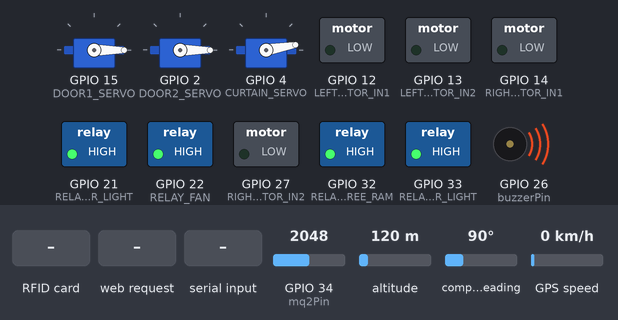
A sketch run on a simulated ESP32. On the bench: 3 × servo, switched loads named in the sketch (green lamp = pin HIGH), buzzer (waves = sounding, pin HIGH). The inputs (shaded band) are chosen by the test bench; at power-on: GPIO 34 (mq2Pin) = 2048, altitude 120 m, compass heading 90°, GPS speed 0 km/h. WiFi joins after 1.5 s; servers stay silent unless stated; the GPS gets a fix after 3 s at 37.7749, -122.4194 with 8 satellites; what the sketch prints to the serial monitor is not drawn.

Above: at 1.2 s.
1.3 s: RFID card C7 31 7B 05 held to the reader
At 1.68 s:
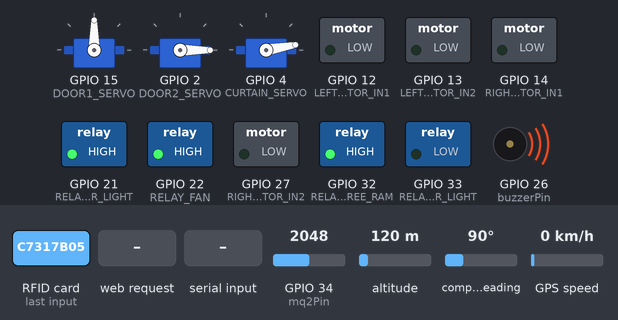
4.8 s: HTTP request GET /jai received
At 5.37 s:
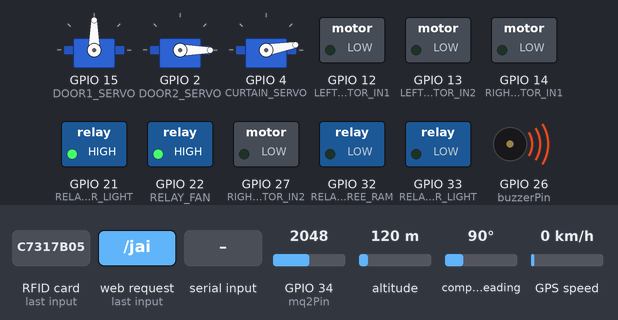
8.3 s: "OPEN\n" received over Serial
At 10.13 s:
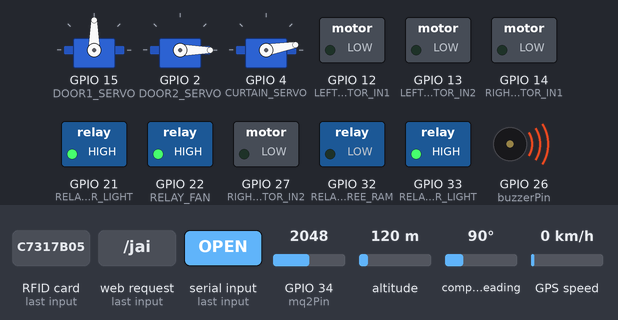
11.8 s: HTTP request GET /fan received
At 12.21 s:
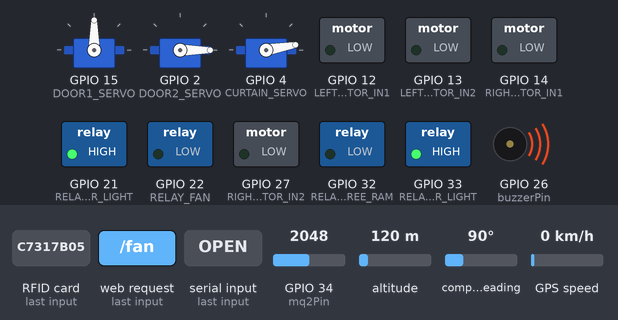
15.3 s: "CLOSE\n" received over Serial
At 15.85 s:
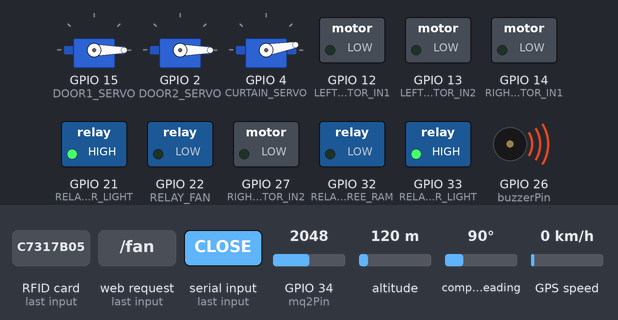
18.8 s: HTTP request GET /lower received
At 18.97 s:
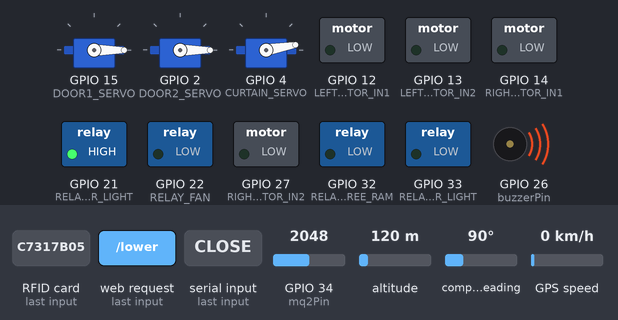
Timing chart, 0 to 23.3 s (numbered marks = the images above; inputs shaded):
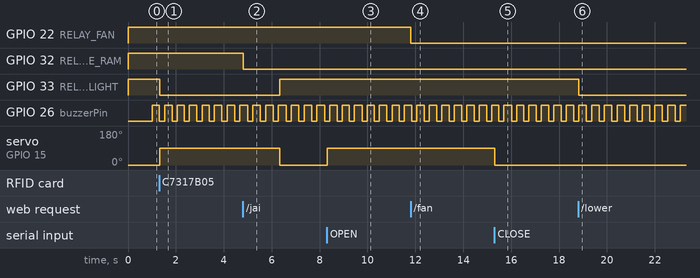

The sketch:

HydraSmartHome.ino
```cpp
/*************************************************************
 🏠 Smart Hydra Home + RFID + GPS + Alexa (Sinric Pro) + MQ2 Gas Alert + Face Recognition Door
 *************************************************************/

#include "src/Config/Config.h"
#include "src/Relay/RelayModule.h"
#include "src/Servo/ServoModule.h"
#include "src/Motor/MotorModule.h"
#include "src/RFID/RFIDModule.h"
#include "src/GPS/GPSModule.h"
#include "src/Gas/GasModule.h"
#include "src/Web/WebModule.h"
#include "src/Sinric/SinricModule.h"
#include "src/FaceRecog/FaceRecogModule.h"
#include <WiFi.h>

const unsigned long WIFI_RECONNECT_INTERVAL = 5000;
unsigned long lastWiFiReconnectAttempt = 0;

const unsigned long IP_PRINT_INTERVAL = 10000;
unsigned long lastIPPrintMillis = 0;

void printIPContinuously() {
  unsigned long now = millis();
  if (WiFi.status() == WL_CONNECTED && (now - lastIPPrintMillis >= IP_PRINT_INTERVAL)) {
    lastIPPrintMillis = now;
    Serial.print("🌐 Current IP Address: ");
    Serial.println(WiFi.localIP());
  }
}

void setup() {
  Serial.begin(115200);
  Serial.println("\nSmart Hydra Home Booting...");

  initRelays();
  initServos();
  initMotors();
  initRFID();
  Serial.println("RFID Ready...");

  initGPS();
  Serial.println("📡 GPS Initialized...");

  initGasSensor();
  Serial.println("MQ2 Gas Sensor Ready...");

  WiFi.mode(WIFI_STA);
  WiFi.begin(ssid, password);
  WiFi.setAutoReconnect(true);
  WiFi.persistent(true);
  Serial.print("Connecting to WiFi (non-blocking) ...");

  initSinricPro();
  initWebServer();
  Serial.println("Web Server Running...");
}

void loop() {
  handleClient();
  handleSinricPro();

  unsigned long now = millis();
  if (WiFi.status() != WL_CONNECTED) {
    if (now - lastWiFiReconnectAttempt >= WIFI_RECONNECT_INTERVAL) {
      lastWiFiReconnectAttempt = now;
      Serial.println("WiFi disconnected! Attempting reconnect...");
      WiFi.reconnect();
    }
  }

  printIPContinuously();

  handleRFID();
  updateGPS();
  updateGasSensor();
  updateBuzzerState();
  handleFaceRecognitionSerial();

  yield();
}
```

FaceRecogModule.cpp
```cpp
#include "FaceRecogModule.h"
#include "../Servo/ServoModule.h"

void handleFaceRecognitionSerial() {
  if (Serial.available()) {
    String command = Serial.readStringUntil('\n');
    command.trim();

    if (command == "OPEN") {
      lastDoorAccessMessage = "Face Recognized: Opening Main Door";
      lastAccessUID = "Face Recognition";
      lastAccessColor = "#17A2B8";

      openMainDoor();
    } else if (command == "CLOSE") {
      lastDoorAccessMessage = "Face Session Ended: Closing Main Door";
      lastAccessUID = "Face Recognition";
      lastAccessColor = "#6C757D";

      closeMainDoor();
    }
  }
}
```

FaceRecogModule.h
```cpp
#ifndef FACE_RECOG_MODULE_H
#define FACE_RECOG_MODULE_H

#include "../Config/Config.h"

void handleFaceRecognitionSerial();

#endif
```

GPSModule.cpp
```cpp
#include "GPSModule.h"

TinyGPSPlus gps;
HardwareSerial gpsSerial(1);

void initGPS() {
  gpsSerial.begin(9600, SERIAL_8N1, 16, 17);
}

void updateGPS() {
  while (gpsSerial.available() > 0) {
    gps.encode(gpsSerial.read());
    if (gps.location.isUpdated()) {
      latitude = gps.location.lat();
      longitude = gps.location.lng();
    }
  }
}
```

GPSModule.h
```cpp
#ifndef GPS_MODULE_H
#define GPS_MODULE_H

#include "../Config/Config.h"
#include <TinyGPS++.h>
#include <HardwareSerial.h>

void initGPS();
void updateGPS();

#endif
```

GasModule.cpp
```cpp
#include "GasModule.h"

unsigned long lastMq2ReadMillis = 0;
unsigned long buzzerStartMillis = 0;
const unsigned long BUZZER_ON_DURATION = 300;
const unsigned long BUZZER_OFF_DURATION = 200;
unsigned long lastBuzzerToggle = 0;
bool buzzerOnState = false;

const unsigned long MOD_WARN_BUZZ_DURATION = 100;
const unsigned long MOD_WARN_PAUSE = 200;
unsigned long modWarnStart = 0;
unsigned long lastModWarnToggle = 0;
bool modWarnState = false;

void initGasSensor() {
  pinMode(buzzerPin, OUTPUT);
  digitalWrite(buzzerPin, LOW);
}

void updateBuzzerState() {
  unsigned long now = millis();

  if (buzzerActive) {
    if (now - lastBuzzerToggle >= (buzzerOnState ? BUZZER_ON_DURATION : BUZZER_OFF_DURATION)) {
      buzzerOnState = !buzzerOnState;
      lastBuzzerToggle = now;
      digitalWrite(buzzerPin, buzzerOnState ? HIGH : LOW);
    }
  } else if (modWarnActive) {
    if (now - lastModWarnToggle >= (modWarnState ? MOD_WARN_BUZZ_DURATION : MOD_WARN_PAUSE)) {
      modWarnState = !modWarnState;
      lastModWarnToggle = now;
      digitalWrite(buzzerPin, modWarnState ? HIGH : LOW);
    }
  } else {
    digitalWrite(buzzerPin, LOW);
    buzzerOnState = false;
    modWarnState = false;
  }
}

void updateGasSensor() {
  unsigned long now = millis();
  if (now - lastMq2ReadMillis >= MQ2_READ_INTERVAL) {
    lastMq2ReadMillis = now;

    int sensorValue = analogRead(mq2Pin);
    float voltage = sensorValue * (3.3 / 4095.0);
    float gasLevel = map(sensorValue, 0, 4095, 0, 100);

    currentSensorValue = sensorValue;
    currentVoltage = voltage;
    currentGasLevelPercent = gasLevel;

    if (sensorValue > gasThreshold) {
      buzzerActive = true;
      modWarnActive = false;
    } else if (sensorValue > 1450) {
      modWarnActive = true;
      buzzerActive = false;
    } else {
      buzzerActive = false;
      modWarnActive = false;
      digitalWrite(buzzerPin, LOW);
    }
  }
}
```

GasModule.h
```cpp
#ifndef GAS_MODULE_H
#define GAS_MODULE_H

#include "../Config/Config.h"

void initGasSensor();
void updateGasSensor();
void updateBuzzerState();

#endif
```

MotorModule.cpp
```cpp
#include "MotorModule.h"

void initMotors() {
  pinMode(LEFT_MOTOR_IN1, OUTPUT);
  pinMode(LEFT_MOTOR_IN2, OUTPUT);
  pinMode(RIGHT_MOTOR_IN1, OUTPUT);
  pinMode(RIGHT_MOTOR_IN2, OUTPUT);
  stopMotors();
}

void moveForward() {
  digitalWrite(LEFT_MOTOR_IN1, HIGH);
  digitalWrite(LEFT_MOTOR_IN2, LOW);
  digitalWrite(RIGHT_MOTOR_IN1, HIGH);
  digitalWrite(RIGHT_MOTOR_IN2, LOW);
}

void moveBackward() {
  digitalWrite(LEFT_MOTOR_IN1, LOW);
  digitalWrite(LEFT_MOTOR_IN2, HIGH);
  digitalWrite(RIGHT_MOTOR_IN1, LOW);
  digitalWrite(RIGHT_MOTOR_IN2, HIGH);
}

void turnLeft() {
  digitalWrite(LEFT_MOTOR_IN1, LOW);
  digitalWrite(LEFT_MOTOR_IN2, HIGH);
  digitalWrite(RIGHT_MOTOR_IN1, HIGH);
  digitalWrite(RIGHT_MOTOR_IN2, LOW);
}

void turnRight() {
  digitalWrite(LEFT_MOTOR_IN1, HIGH);
  digitalWrite(LEFT_MOTOR_IN2, LOW);
  digitalWrite(RIGHT_MOTOR_IN1, LOW);
  digitalWrite(RIGHT_MOTOR_IN2, HIGH);
}

void stopMotors() {
  digitalWrite(LEFT_MOTOR_IN1, LOW);
  digitalWrite(LEFT_MOTOR_IN2, LOW);
  digitalWrite(RIGHT_MOTOR_IN1, LOW);
  digitalWrite(RIGHT_MOTOR_IN2, LOW);
}
```

MotorModule.h
```cpp
#ifndef MOTOR_MODULE_H
#define MOTOR_MODULE_H

#include "../Config/Config.h"

void initMotors();
void moveForward();
void moveBackward();
void turnLeft();
void turnRight();
void stopMotors();

#endif
```

RFIDModule.cpp
```cpp
#include "RFIDModule.h"
#include "../Servo/ServoModule.h"
#include "../Relay/RelayModule.h"

MFRC522 mfrc522(SS_PIN, RST_PIN);

void initRFID() {
  SPI.begin(18, 19, 23, SS_PIN);
  mfrc522.PCD_Init();
}

void handleRFID() {
  if (mfrc522.PICC_IsNewCardPresent() && mfrc522.PICC_ReadCardSerial()) {
    String scannedUID = "";
    for (byte i = 0; i < mfrc522.uid.size; i++) {
      scannedUID += String(mfrc522.uid.uidByte[i], HEX);
    }

    bool auth = true;
    for (byte i = 0; i < 4; i++) {
      if (mfrc522.uid.uidByte[i] != allowedUID[i]) {
        auth = false;
        break;
      }
    }

    if (auth) {
      lastDoorAccessMessage = "Authorized Card Access: Main Door Open & Lower Floor Light ON";
      lastAccessUID = scannedUID;
      lastAccessColor = "#28A745";

      openMainDoor();
      setRelayState(2, RELAY_LOWER_LIGHT, true);
      door1OpenByRFID = true;
      door1OpenUntil = millis() + DOOR1_OPEN_MS;
    } else {
      lastDoorAccessMessage = " Unauthorized Card Access: Denied!";
      lastAccessUID = scannedUID;
      lastAccessColor = "#DC3545";
    }

    mfrc522.PICC_HaltA();
    mfrc522.PCD_StopCrypto1();
  }

  if (door1OpenByRFID && millis() > door1OpenUntil) {
    closeMainDoor();
    door1OpenByRFID = false;
    setRelayState(2, RELAY_LOWER_LIGHT, false);

    lastDoorAccessMessage = "🔒 Auto-Close: Door 1 Closed & Light OFF";
    lastAccessUID = "System Timer";
    lastAccessColor = "#6C757D";
  }
}
```

RFIDModule.h
```cpp
#ifndef RFID_MODULE_H
#define RFID_MODULE_H

#include "../Config/Config.h"
#include <SPI.h>
#include <MFRC522.h>

void initRFID();
void handleRFID();

#endif
```

RelayModule.cpp
```cpp
#include "RelayModule.h"

void initRelays() {
  pinMode(RELAY_JAI_SHREE_RAM, OUTPUT);
  pinMode(RELAY_FAN, OUTPUT);
  pinMode(RELAY_LOWER_LIGHT, OUTPUT);
  pinMode(RELAY_UPPER_LIGHT, OUTPUT);

  digitalWrite(RELAY_JAI_SHREE_RAM, RELAY_OFF);
  digitalWrite(RELAY_FAN, RELAY_OFF);
  digitalWrite(RELAY_LOWER_LIGHT, RELAY_OFF);
  digitalWrite(RELAY_UPPER_LIGHT, RELAY_OFF);

  relayState[0] = false;
  relayState[1] = false;
  relayState[2] = false;
  relayState[3] = false;
}

void setRelayState(int index, int relayPin, bool state) {
  relayState[index] = state;
  digitalWrite(relayPin, state ? RELAY_ON : RELAY_OFF);
}

void toggleRelay(int index, int relayPin) {
  setRelayState(index, relayPin, !relayState[index]);
}
```

RelayModule.h
```cpp
#ifndef RELAY_MODULE_H
#define RELAY_MODULE_H

#include "../Config/Config.h"

void initRelays();
void setRelayState(int index, int relayPin, bool state);
void toggleRelay(int index, int relayPin);

#endif
```

ServoModule.cpp
```cpp
#include "ServoModule.h"

Servo door1;
Servo door2;
Servo curtain;

void initServos() {
  door1.attach(DOOR1_SERVO);
  door2.attach(DOOR2_SERVO);
  curtain.attach(CURTAIN_SERVO);
  door1.write(0);
  door2.write(0);
  curtain.write(10);
}

void toggleDoor1() {
  doorOpen[0] = !doorOpen[0];
  door1.write(doorOpen[0] ? 90 : 0);
}

void toggleDoor2() {
  doorOpen[1] = !doorOpen[1];
  door2.write(doorOpen[1] ? 90 : 0);
}

void toggleCurtain() {
  curtainOpen = !curtainOpen;
  curtain.write(curtainOpen ? 90 : 10);
}

void openMainDoor() {
  doorOpen[0] = true;
  door1.write(90);
}

void closeMainDoor() {
  doorOpen[0] = false;
  door1.write(0);
}
```

ServoModule.h
```cpp
#ifndef SERVO_MODULE_H
#define SERVO_MODULE_H

#include "../Config/Config.h"
#include <ESP32Servo.h>

void initServos();
void toggleDoor1();
void toggleDoor2();
void toggleCurtain();
void openMainDoor();
void closeMainDoor();

#endif
```

SinricModule.cpp
```cpp
#include "SinricModule.h"
#include "../Relay/RelayModule.h"

bool onPowerState(const String &deviceId, bool &state) {
  if (deviceId == SWITCH_ID_1) {
    setRelayState(0, RELAY_JAI_SHREE_RAM, state);
  } else if (deviceId == SWITCH_ID_2) {
    setRelayState(1, RELAY_FAN, state);
  } else if (deviceId == SWITCH_ID_3) {
    setRelayState(3, RELAY_UPPER_LIGHT, state);
  }
  return true;
}

void initSinricPro() {
  SinricProSwitch &sw1 = SinricPro[SWITCH_ID_1];
  SinricProSwitch &sw2 = SinricPro[SWITCH_ID_2];
  SinricProSwitch &sw3 = SinricPro[SWITCH_ID_3];

  sw1.onPowerState(onPowerState);
  sw2.onPowerState(onPowerState);
  sw3.onPowerState(onPowerState);

  SinricPro.onConnected([](){ Serial.println("Connected to Sinric Pro!"); });
  SinricPro.onDisconnected([](){ Serial.println("Disconnected from Sinric Pro!"); });

  SinricPro.begin(APP_KEY, APP_SECRET);
}

void handleSinricPro() {
  SinricPro.handle();
}
```

SinricModule.h
```cpp
#ifndef SINRIC_MODULE_H
#define SINRIC_MODULE_H

#include "../Config/Config.h"
#include <SinricPro.h>
#include <SinricProSwitch.h>

void initSinricPro();
void handleSinricPro();

#endif
```

WebModule.cpp
```cpp
#include "WebModule.h"
#include "../Relay/RelayModule.h"
#include "../Servo/ServoModule.h"
#include "../Motor/MotorModule.h"
#include <WiFi.h>

WebServer server(80);

void handleRoot() {
  String ip = WiFi.localIP().toString();
  String gasColor = (currentGasLevelPercent > 40.0) ? "#FF4500" : (currentGasLevelPercent > 20.0) ? "#FFA500" : "#32CD32";
  String gasStatus = (currentGasLevelPercent > 40.0) ? "DANGER" : (currentGasLevelPercent > 20.0) ? "Warning" : "Safe";

  String html = R"====(
  <html>
  <head>
  <title>Smart Hydra Home</title>
  <meta http-equiv="refresh" content="5">
  <style>
    body {background:linear-gradient(135deg,#1f1c2c,#928DAB);color:white;text-align:center;font-family:'Poppins',sans-serif;}
    h1{color:#FFD700;margin-top:15px;}
    .section{margin:20px auto;padding:20px;width:85%;background:rgba(255,255,255,0.1);border-radius:16px;box-shadow:0 4px 20px rgba(0,0,0,0.3);}
    button{background:rgba(255,255,255,0.1);border:2px solid #FFD700;color:white;padding:10px 25px;margin:8px;border-radius:10px;font-size:16px;cursor:pointer;transition:0.3s;}
    button:hover{background:#FFD700;color:#000;}
    #map{width:90%;height:400px;margin:auto;border-radius:12px;}
    .gas-level, .access-log {font-size: 20px; font-weight: bold; padding: 10px; border-radius: 8px; margin: 10px 0;}
    .access-log p {font-size: 16px; font-weight: normal; margin: 5px 0;}
  </style>
  <script src="https://maps.googleapis.com/maps/api/js?key==GOOGLEKEY=="></script>
  <script>
    function initMap(){
      var loc={lat:==LAT==,lng:==LNG==};
      var map=new google.maps.Map(document.getElementById('map'),{zoom:15,center:loc});
      new google.maps.Marker({position:loc,map:map,title:'Hydra Home'});
    }
  </script>
  </head>
  <body onload="initMap()">
    <h1> Smart Hydra Home + Alexa + RFID + GPS + MQ2 + Face Unlock</h1>
    <p>IP Address: <b>==IP==</b></p>

    <div class="section">
      <h2>Main Door Access Event</h2>
      <div class="access-log" style="background-color: ==ACCESS_COLOR==;">
        **==ACCESS_MESSAGE==**
        <p>Source ID: ==ACCESS_UID==</p>
      </div>
    </div>
    <div class="section">
      <h2>Gas Sensor Status (MQ2)</h2>
      <div class="gas-level" style="background-color: ==GAS_COLOR==;">
        Gas Level: **==GAS_LEVEL==%** (**==GAS_STATUS==**)
      </div>
      <p>Raw Analog: **==SENSOR_VALUE==** | Voltage: **==VOLTAGE== V**</p>
    </div>

    <div class="section">
      <h2>Lights & Fan (Manual Control)</h2>
      <button onclick="location.href='/jai'">Jai Shree Ram Light</button>
      <button onclick="location.href='/fan'">Lower Light</button>
      <button onclick="location.href='/lower'">Fan</button>
      <button onclick="location.href='/upper'">Upper Light</button>
    </div>

    <div class="section">
      <h2>Doors & Curtain</h2>
      <button onclick="location.href='/door1'">Main Door</button>
      <button onclick="location.href='/door2'">Balcony Door</button>
      <button onclick="location.href='/curtain'">Curtain</button>
    </div>

    <div class="section">
      <h2>Vehicle Control</h2>
      <button onclick="location.href='/forward'">Forward</button><br>
      <button onclick="location.href='/left'">Left</button>
      <button onclick="location.href='/stop'">Stop</button>
      <button onclick="location.href='/right'">Right</button><br>
      <button onclick="location.href='/backward'">Backward</button>
    </div>

    <div class="section">
      <h2>Live GPS Location</h2>
      <div id="map"></div>
    </div>
  </body></html>
  )====";

  html.replace("==GAS_LEVEL==", String(currentGasLevelPercent, 1));
  html.replace("==SENSOR_VALUE==", String(currentSensorValue));
  html.replace("==VOLTAGE==", String(currentVoltage, 2));
  html.replace("==GAS_COLOR==", gasColor);
  html.replace("==GAS_STATUS==", gasStatus);

  html.replace("==ACCESS_MESSAGE==", lastDoorAccessMessage);
  html.replace("==ACCESS_UID==", lastAccessUID);
  html.replace("==ACCESS_COLOR==", lastAccessColor);

  html.replace("==LAT==", String(latitude, 6));
  html.replace("==LNG==", String(longitude, 6));
  html.replace("==IP==", ip);
  html.replace("==GOOGLEKEY==", googleApiKey);

  server.send(200, "text/html", html);
}

void doRelay(int index, int pin) {
  toggleRelay(index, pin);
  server.sendHeader("Location", "/");
  server.send(303);
}

void doDoor1() {
  toggleDoor1();
  server.sendHeader("Location", "/");
  server.send(303);
}

void doDoor2() {
  toggleDoor2();
  server.sendHeader("Location", "/");
  server.send(303);
}

void doCurtain() {
  toggleCurtain();
  server.sendHeader("Location", "/");
  server.send(303);
}

void doMoveForward() { moveForward(); server.sendHeader("Location", "/"); server.send(303); }
void doMoveBackward() { moveBackward(); server.sendHeader("Location", "/"); server.send(303); }
void doTurnLeft() { turnLeft(); server.sendHeader("Location", "/"); server.send(303); }
void doTurnRight() { turnRight(); server.sendHeader("Location", "/"); server.send(303); }
void doStopMotors() { stopMotors(); server.sendHeader("Location", "/"); server.send(303); }

void initWebServer() {
  server.on("/", handleRoot);
  server.on("/jai", [](){ doRelay(0, RELAY_JAI_SHREE_RAM); });
  server.on("/fan", [](){ doRelay(1, RELAY_FAN); });
  server.on("/lower", [](){ doRelay(2, RELAY_LOWER_LIGHT); });
  server.on("/upper", [](){ doRelay(3, RELAY_UPPER_LIGHT); });

  server.on("/door1", doDoor1);
  server.on("/door2", doDoor2);
  server.on("/curtain", doCurtain);

  server.on("/forward", doMoveForward);
  server.on("/backward", doMoveBackward);
  server.on("/left", doTurnLeft);
  server.on("/right", doTurnRight);
  server.on("/stop", doStopMotors);

  server.begin();
}

void handleClient() {
  server.handleClient();
}
```

WebModule.h
```cpp
#ifndef WEB_MODULE_H
#define WEB_MODULE_H

#include "../Config/Config.h"
#include <WebServer.h>

void initWebServer();
void handleClient();

#endif
```

Globals.cpp
```cpp
#include "Config.h"

// WiFi
const char* ssid = "HiFi";
const char* password = "*******";

// Relay State
bool relayState[4] = { false, false, false, false };

// Servo State
bool doorOpen[2] = {false, false};
bool curtainOpen = false;
bool door1OpenByRFID = false;
unsigned long door1OpenUntil = 0;
const unsigned long DOOR1_OPEN_MS = 5000;

// RFID
byte allowedUID[4] = {0xC7, 0x31, 0x7B, 0x05};

// GPS
double latitude = 0.0;
double longitude = 0.0;

// Web Server
const char* googleApiKey = "********************";

// Gas Sensor
const int mq2Pin = 34;
const int buzzerPin = 26;
const int gasThreshold = 1500;
const unsigned long MQ2_READ_INTERVAL = 1000;

float currentGasLevelPercent = 0.0;
int currentSensorValue = 0;
float currentVoltage = 0.0;

bool buzzerActive = false;
bool modWarnActive = false;

// UI State
String lastDoorAccessMessage = "No recent access attempt.";
String lastAccessUID = "N/A";
String lastAccessColor = "#928DAB";
```

Source omitted: Config.h (1668 bytes)

Measured:
- after the input at 1.3 s, GPIO 33 (RELAY_LOWER_LIGHT): HIGH → LOW at once; servo on GPIO 15 (DOOR1_SERVO): 0° → 90° at once
- after the input at 4.8 s, GPIO 32 (RELAY_JAI_SHREE_RAM): HIGH → LOW at once
- after the input at 8.3 s, servo on GPIO 15 (DOOR1_SERVO): 0° → 90° at once
- after the input at 11.8 s, GPIO 22 (RELAY_FAN): HIGH → LOW at once
- after the input at 15.3 s, servo on GPIO 15 (DOOR1_SERVO): 90° → 0° at once
- after the input at 18.8 s, GPIO 33 (RELAY_LOWER_LIGHT): HIGH → LOW at once
- by itself, GPIO 26 (buzzerPin): alternates HIGH for 0.32 s and LOW for 0.21 s
